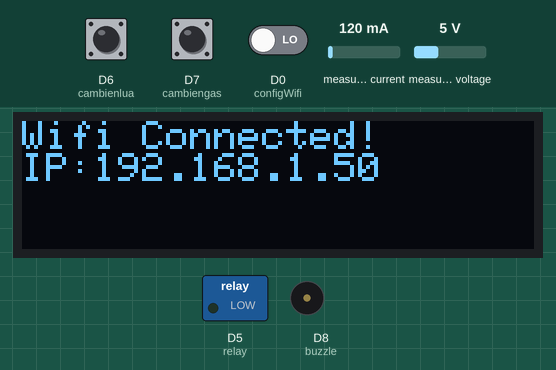
Recording of a sketch running on a simulated ESP8266 (NodeMCU). Shown: 128×32 one-colour display, switched loads named in the sketch (green lamp = pin HIGH), buzzer (waves = sounding, pin HIGH). The inputs (shaded band) are chosen by the test bench; at power-on: D0 (configWifi) LOW, D6 (cambienlua) HIGH, D7 (cambiengas) HIGH, measured current 120 mA, measured voltage 5 V. WiFi joins after 1.5 s; servers stay silent unless stated; network time is answered at once with the bench clock; uploads are accepted with an empty reply; the local clock reads 2024-03-15 10:24:30 at power-on unless the sketch sets it; the Firebase database answers and starts empty.

Above: at 1.6 s.
At 4.08 s:
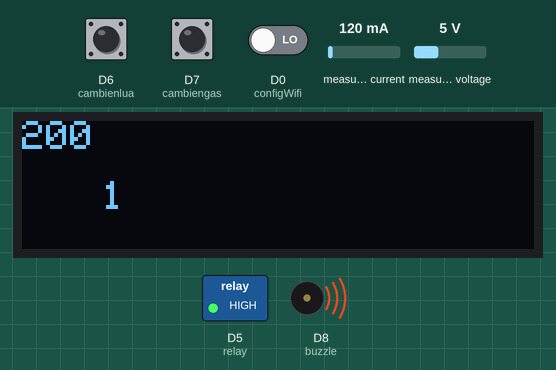
4.5 s: D0 (configWifi) driven HIGH
6.2 s: D0 (configWifi) driven LOW
At 9.0 s:
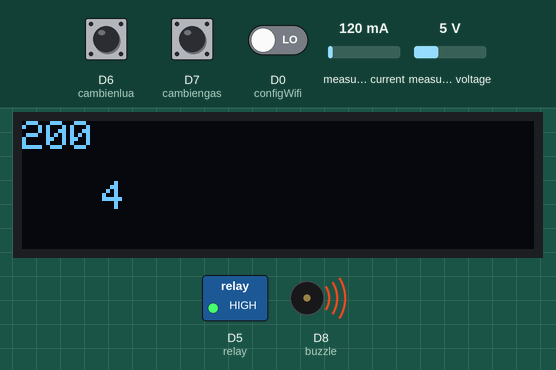
Timing chart, 0 to 10.5 s (numbered marks = the images above; inputs shaded):
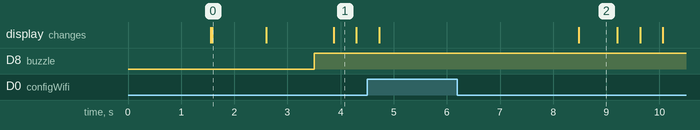

The sketch:

_cambien_oled_2.ino
```cpp
//========== PZEM004T ==========//
#include <PZEM004Tv30.h>
PZEM004Tv30 pzem(D4, D3);

//========== PROTOCOL ==========//
#include <Wire.h>

//========== OLED ==========//
#include <Adafruit_GFX.h>
#include <Adafruit_SSD1306.h>

#define SCREEN_WIDTH 128  // OLED display width, in pixels
#define SCREEN_HEIGHT 32  // OLED display height, in pixels
//
#define OLED_RESET -1         // Reset pin # (or -1 if sharing Arduino reset pin)
#define SCREEN_ADDRESS 0x3C  ///< See datasheet for Address; 0x3D for 128x64, 0x3C for 128x32
Adafruit_SSD1306 display(SCREEN_WIDTH, SCREEN_HEIGHT, &Wire, OLED_RESET);


//========== WIFI ==========//
#include <ESP8266WiFi.h>
#include <DNSServer.h>
#include <ESP8266WebServer.h>
#include <WiFiManager.h>
WiFiManager wifiManager;
#define Device_Name "CONG TO DIEN 1 Pha"
#define configWifi D0

//========== OTA ==========//
#include <ESP8266WiFiMulti.h>
ESP8266WiFiMulti WiFiMulti;

//========== FIREBASE ==========//
#include <FirebaseESP8266.h>
#define FIREBASE_HOST "https://startup2023-e6d76-default-rtdb.firebaseio.com/"
#define FIREBASE_AUTH "7MZn8r1bYzOMXaIun13GQpRAO1wFKCTpL7B2xswz"
FirebaseData fbdo;
FirebaseAuth auth;
FirebaseConfig config;
FirebaseJson json;

//========== EEPROM ==========//
#include <EEPROM.h>

//========== Time ==========//
#include <TimeLib.h>
#include <WiFiUdp.h>
#include <NTPClient.h>
WiFiUDP ntpUDP;
NTPClient timeClient(ntpUDP, "1.asia.pool.ntp.org", 7*3600);

//========== API ==========//
#include <ESP8266HTTPClient.h>
#include <WiFiClient.h>
//const String serverName = "192.168.0.118:4000/api/send-notification";
const String serverName = "https://nodejs-push-notification.onrender.com/api/send-notification";
unsigned char countPushApi = 0;
unsigned char defaultCountPushApi = 1;

//========== ELECTRIC PARAMETER ==========//
float
voltage  ,
current  ,
power    ,
pf       ,
frequency,
energy;

//========== TIME PARAMETER ==========//
unsigned char
second_,
minute_,
hour_,
wday_,
day_,
month_,
countDelay = 0,
defaultCountDelay = 10;
unsigned int
year_;

unsigned long
currentTime = 0,
timeDelay = 1000,
epoch_time;

//========== DATABASE PATH ==========//
String historyDataPath;
String historyPath = "ESP8266/Monitor1/History";
String nowDataPath = "ESP8266/Now1";
String voltagePath = "/Voltage";
String currentPath = "/Current";
String powerPath   = "/Power";
String freqPath    = "/Frequency";
String pfPath      = "/Pf";
String energyPath  = "/Energy";
String curPathThreshold = "Flutter/Monitor1/amperage/thresholdValue";
String volPathThreshold = "Flutter/Monitor1/voltage/thresholdValue";
String relayStatePath = "Flutter/Monitor1/isOn";
String gasPath = "/GasSensor";
String flamePath = "/FlameSensor";

//========== CONTROL DEVICE ==========//
#define buzzle D8
#define relay  D5

//========== CAM BIEN LUA ============//
#define cambienlua D6
unsigned char giatrilua;

//========== CAM BIEN GAS ============//
#define cambiengas D7
unsigned char giatrigas;

//========== DATABASE VARIAN ==========//
float read_voltage = 265;
float read_amp = 10;
unsigned char state;

//========== GLOBAL VARIAN ==========//
unsigned char warningFlag = 0;
unsigned char api_flag = 0;
unsigned char count_api = 0;

void setup() {
    Serial.begin(115200);
    pinMode(configWifi, INPUT);
    pinMode(buzzle, OUTPUT);
    pinMode(relay, OUTPUT);

    if (!display.begin(SSD1306_SWITCHCAPVCC, SCREEN_ADDRESS)) {
      Serial.println("SSD1306 allocation failed");
      for (;;); // Don't proceed, loop forever
    }

    Firebase.begin(FIREBASE_HOST, FIREBASE_AUTH);

    wifiManager.setConfigPortalTimeout(60); // 1 minute

    if (!wifiManager.autoConnect(Device_Name)) {
      Serial.println("failed to connect and hit timeout");
      display.clearDisplay();
      display.setTextSize(1);
      display.setTextColor(WHITE);
      display.setCursor(0, 0);
      display.println("Dang Ket Noi....");
      display.display();
      delay(3000);
      //reset and try again, or maybe put it to deep sleep
      ESP.restart();
      delay(5000);
    }

    display.clearDisplay();
    display.display();

    display.setTextSize(1);
    display.setTextColor(WHITE);
    display.setCursor(0, 0);
    display.println("Wifi connecting to ");
    display.println( WiFi.SSID().c_str() );
    display.println("\nConnecting");
    display.display();


    while ( WiFi.status() != WL_CONNECTED ) {
      delay(500);
      display.print(".");
      display.display();
    }

    display.clearDisplay();
    display.display();
    display.setCursor(0, 0);

    display.println("Wifi Connected!");
    display.print("IP:");
    display.println(WiFi.localIP() );
    display.display();
    delay(1000);

    display.clearDisplay();
    display.display();
    timeClient.begin();

    // BUZZLE OFF, RELAY OFF
    digitalWrite(buzzle, LOW);
    digitalWrite(relay, HIGH);


}

void loop() {

  // BUTTON EVENT
  if (digitalRead(configWifi) == HIGH) {
      delay(30);
      if (digitalRead(configWifi) == HIGH) {
        delay(3000);
        if (digitalRead(configWifi) == HIGH) {
          wifiManager.resetSettings();
          delay(1000);
          ESP.restart();
        }
      }
    }

    // READ ELECTRIC PARAMETER
    voltage = pzem.voltage();
    current = pzem.current();
    power = pzem.power();
    energy = pzem.energy();
    frequency = pzem.frequency();
    pf = pzem.pf();

    // READ GAS AND FLAME SENSOR PARAMETER
    giatrilua = digitalRead(cambienlua);
    giatrigas = digitalRead(cambiengas);

    // PROCESS DATA
    processDataInHardware();

    // DISPLAY PARAMETER
    //OLED();

    // warning
    if(warningFlag){
      post_data_fb();
      api_flag = 1;
    }

    if (api_flag == 1){
//    if (digitalRead(configWifi) == HIGH) {
//      while(digitalRead(configWifi) == HIGH);
        count_api++;
        SEND_MESSAGE_API();
    }


  // 1s CYCLE
  if (millis() - currentTime > timeDelay) {

    // INCREASE DELAY COUNT VAR
    countDelay++;

    //PUT DATA
    getTimeDate();
    putHistoryData();
    if (!warningFlag) {

      getDataFromDatabase();
    }
    currentTime = millis();
  }
}

void OLED(){
    display.clearDisplay();
    display.setTextColor(SSD1306_WHITE);  // Draw white text

    if (isValidPzem()) {
      if(warningFlag){
        display.setCursor(0, 0);
        display.print("   ELECTRIC METER");
        display.setCursor(20, 15);
        display.print("OVERLOAD!!!!");
      }else{
        display.setTextSize(2);
        display.setCursor(0, 0);
        display.print(power, 2);
        display.print("W");
        display.setTextSize(1);
        display.setCursor(80, 0);
        display.print(current, 2);          display.print("A");
        display.setCursor(11, 24);
        display.print(voltage, 2);          display.print("V");
        display.setCursor(80, 12);
        display.print(frequency);     display.print("Hz");
        display.setCursor(80, 24);
        display.print(energy, 2);           display.print("kWh");
      }
    }else{
      display.setCursor(0, 0);
      display.print("   ELECTRIC METER");
      display.setCursor(10, 15);
      display.print("NOT CONNECTED PZEM");
    }
    display.display();
}

void setJsonData(String path, float value){
    json.set(path, value);
}

void setAllJsonData(){
    setJsonData(voltagePath,voltage);
    setJsonData(currentPath,current);
    setJsonData(powerPath,power);
    setJsonData(freqPath,frequency);
    setJsonData(pfPath,pf);
    setJsonData(energyPath,energy);
    setJsonData(gasPath,(float)giatrigas);
    setJsonData(flamePath,(float)giatrilua);
}

void putData(String pathDatabase){
    Firebase.RTDB.setJSON(&fbdo, pathDatabase.c_str(), &json);
}

void putHistoryData() {
    if (!isValidPzem()){

    }else {

      // PUT DATA ON DATABASE
      historyDataPath = historyPath + String('/') + String(year_) +
      String('/') + String(month_) + String('/') + String(day_) +
      String('/') + String(hour_) + String('/') + String(minute_) + String('/');

      setAllJsonData();
      putData(historyDataPath);
      putData(nowDataPath);
    }
}

void getTimeDate(){
    timeClient.update();
    unsigned long unix_epoch = timeClient.getEpochTime();
    // GET NOW TIME AND DATE
    second_ = second(unix_epoch);
    minute_ = minute(unix_epoch);
    hour_   = hour(unix_epoch);
    wday_    = weekday(unix_epoch);
    day_    = day(unix_epoch);
    month_  = month(unix_epoch);
    year_   = year(unix_epoch);

}

boolean isValidPzem(){
    if (isnan(voltage) || (isnan(current)) || (isnan(power)) || (isnan(energy)) || (isnan(frequency)) || (isnan(pf))) {
      return false;
    }else {
      return true;
    }
}

void getDataFromDatabase(){

    if (Firebase.RTDB.getFloat(&fbdo, volPathThreshold)) {
      if (fbdo.dataType() == "float") {
        float floatVolValue = fbdo.floatData();
        read_voltage = floatVolValue;
      }
    }

    if (Firebase.RTDB.getFloat(&fbdo, curPathThreshold)) {
      if (fbdo.dataType() == "float") {
        float floatAmpValue = fbdo.floatData();
        read_amp = floatAmpValue;
      }
    }
}


void processDataInHardware(){

    if ((read_voltage < voltage) || (read_amp < current) || (giatrilua == 0) || (giatrigas == 0)) {
      // canh bao
      warningFlag = 1;
      // coi keu 10s
      digitalWrite(buzzle, HIGH);
      //10s
      if (countDelay == defaultCountDelay) {
        digitalWrite(buzzle, LOW);
        countDelay = 0;
      }
      // kich relay
      digitalWrite(relay, HIGH);

    }else {
      // kiem tra xem co tin hieu bat led hay khong
      if (Firebase.RTDB.getInt(&fbdo, relayStatePath)) {
        if (fbdo.dataType() == "int") {
          unsigned char tmp = fbdo.intData();
          state = tmp;
        }
      }
      if (state == 1) {

        digitalWrite(relay, LOW);

      }else {

        digitalWrite(relay, HIGH);

      }
      warningFlag = 0;
      digitalWrite(buzzle, LOW);
    }
}

void SEND_MESSAGE_API(){

  // push notif
  WiFiClientSecure client;
  HTTPClient https;
  client.setInsecure();

  // Your Domain name with URL path or IP address with path
  https.begin(client, serverName.c_str());
  https.addHeader("Content-Type", "application/json");
  // lanh token
//  int httpResponseCode = https.POST("{\"fcm_token\": \"dbzR0ayBT2Guzp3u3sginN:APA91bHYe_4BXRfbB9mRT9GJNLupr6M-X23i1AhvHhgg93bMSg6UzwpijIKQ063Op5JrEO3LMIOgaGg4Lkd367GuLLSNNTTUl5btWum8q8CH_AxPBkVbxZcHMbytqIBqU93xWyhGC_0x\"}");
  // vietanh token
  int httpResponseCode = https.POST("{\"fcm_token\": \"dled7wpYSUWV7RXGsVAWNw:APA91bH_6c75YlFFDU3csSOkgKD6u26h1fGm6nCyE6l-yVNfi1tY1ajmBm35jcSjn4WLXAOFPwkzkxcFlAUXZ8uLtbRNMotggbFZe27V2XZ8WkdAYo5qxxmRFgNGFXjVVAsi8xnt9XPR\"}");

  https.end();
  display.clearDisplay();
  display.setTextColor(SSD1306_WHITE);
  display.setTextSize(1);
  display.setCursor(0, 0);
  display.print(httpResponseCode);
  display.setCursor(20, 15);
  display.print(count_api);
  display.setCursor(40, 40);
  display.print(warningFlag);

  display.display();
  if (httpResponseCode == 200) {
    api_flag = 0;
  }
  else {}

}

void post_data_fb(){

  // doi trang trai thiet bi
    Firebase.RTDB.setInt(&fbdo, relayStatePath, 0);
}
```

Measured:
- after the input at 6.2 s, the display: changes after 2.3 s (image 2)
- what the display in image 0 shows lasts 1.0 s, from 1.6 s to 2.6 s
- what the display in image 1 shows lasts 0.4 s, from 3.9 s to 4.3 s
- what the display in image 2 shows lasts 0.7 s, from 8.5 s to 9.2 s
